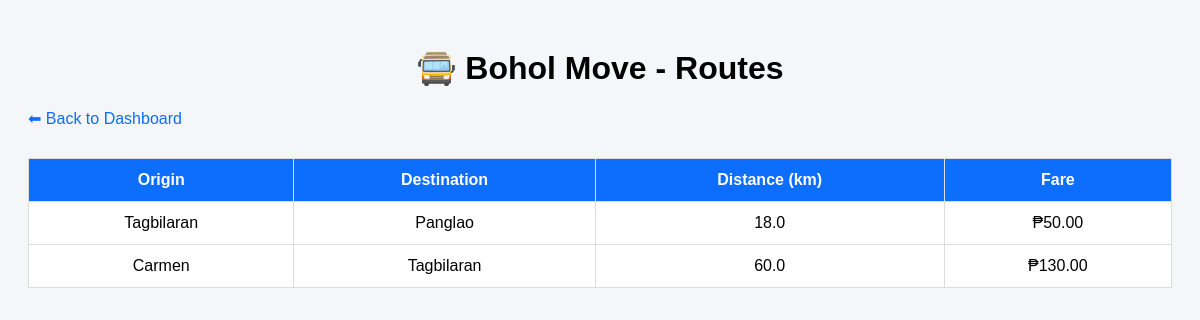
The app's page /routes/ with its own data.
### core/models.py (models this page shows, shortened)
class Route(models.Model):
    origin = models.CharField(max_length=100)
    destination = models.CharField(max_length=100)
    distance_km = models.FloatField()
    fare = models.DecimalField(max_digits=10, decimal_places=2)

### core/views.py (the view)
# urls.py: path('routes/', views.route_list, name='routes'),
def route_list(request):
    routes = Route.objects.all()
    return render(request, 'core/routes.html', {
        'routes': routes
    })

### core/templates/core/routes.html (shortened to what this page needs)
<!DOCTYPE html>
<html lang="en">
<head>
</head>
<body>
<h1>🚍 Bohol Move - Routes</h1>
<a href="/">⬅ Back to Dashboard</a>
<div class="container">
    <table>
        <tr>
            <th>Origin</th>
            <th>Destination</th>
            <th>Distance (km)</th>
            <th>Fare</th>
        </tr>
        {% for route in routes %}
        <tr>
            <td>{{ route.origin }}</td>
            <td>{{ route.destination }}</td>
            <td>{{ route.distance_km }}</td>
            <td>₱{{ route.fare }}</td>
        </tr>
        {% empty %}
        <tr>
            <td colspan="4">No routes available</td>
        </tr>
        {% endfor %}
    </table>
</div>
</body>
</html>

### core/templates/core/routes.html (style rules this page uses)
body { font-family: Arial; background: #f4f6f9; padding: 20px; }
h1 { text-align: center; }
table { width: 100%; border-collapse: collapse; background: white; }
th, td { padding: 12px; border: 1px solid #ddd; text-align: center; }
th { background: #0d6efd; color: white; }
.container { margin-top: 20px; }
a { display: inline-block; margin-bottom: 10px; text-decoration: none; color: #0d6efd; }

### records on screen
Route: origin "Tagbilaran", destination "Panglao", distance_km "18.0", fare "50.00"
Route: origin "Carmen", destination "Tagbilaran", distance_km "60.0", fare "130.00"
